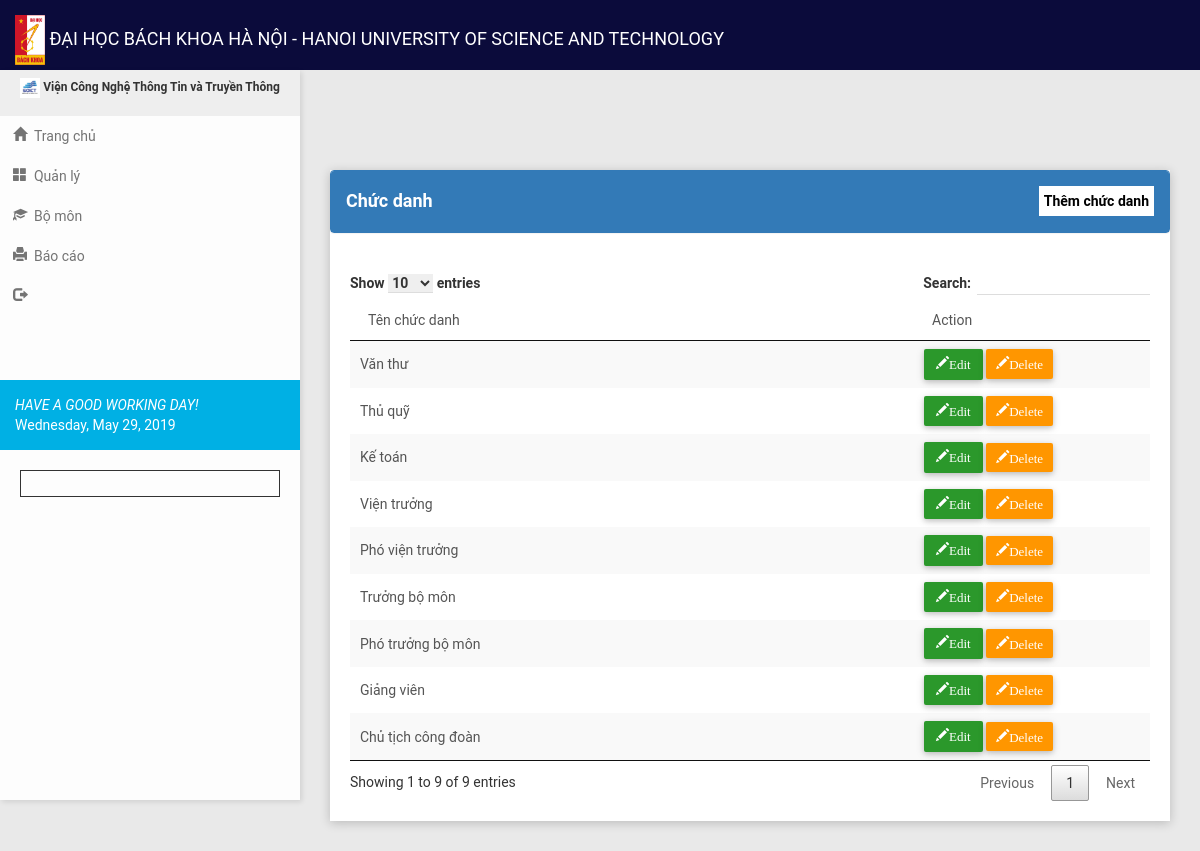
The page /gass_rank_table.php on the database its author committed.
### tables this page shows
CREATE TABLE `tbl_gass_rank` (
  `gass_id` int(3) NOT NULL,
  `gass_name` varchar(50) NOT NULL
);

### gass_rank_table.php (the view, shortened to what this page needs)
<?php
include("header.php");
?>
 <section class="content">
        <div class="container-fluid">
            <div class="row clearfix">
                <div class="col-lg-12 col-md-12 col-sm-12 col-xs-12">
                    <div class="card">
                        <div class = "panel panel-primary">
                            <div class = "panel-heading">
                                <h4>Chức danh</h4>
                                <?php include("add_gass_rank_modal.php"); ?>
                            </div>
                        </div>
                        <div id="print">
                            <div class="body">
                                <table id = "example" class = "stripe" cellspacing = "0" >
                                <thead>
                                    <tr>
                                        <td>Tên chức danh</td>
                                        <td width = "200px">Action</td>
                                    </tr>
                                </thead>
                                <tbody>
                                <?php
                                    include('connect.php');
                                    $display = $con->prepare("SELECT * FROM tbl_gass_rank ORDER BY gass_id ASC");
                                    $display->execute();
                                    $fetch = $display->fetchAll();
                                    foreach($fetch as $key => $row) { ?>
                                <tr>
                                        <td><?php echo $row['gass_name']; ?></td>
                                        <td>
                                            <?php include("edit_gass_rank.php") ?>
                                        </td>
                                    </tr>
                                     <?php
                                     }?>
</section>
<?php
include("script.php");
?>

### edit_gass_rank.php (shortened to what this page needs)
<a class="btn btn-success" href="#edit<?php echo $row['gass_id']?>" data-toggle="modal">
    <span class = "glyphicon glyphicon-pencil" aria-hidden = "true">Edit</span>
</a>
<a class="btn btn-warning btn-sm" href="delete_gass_rank_query.php?gass_id=<?php echo $row['gass_id']?>">
  <span class = "glyphicon glyphicon-pencil" aria-hidden = "true">Delete</span>
</a>
</div>

### rows shown on the page
tbl_gass_rank: gass_name "Văn thư"
tbl_gass_rank: gass_name "Thủ quỹ"
tbl_gass_rank: gass_name "Kế toán"
tbl_gass_rank: gass_name "Viện trưởng"
tbl_gass_rank: gass_name "Phó viện trưởng"
tbl_gass_rank: gass_name "Trưởng bộ môn"
tbl_gass_rank: gass_name "Phó trưởng bộ môn"
tbl_gass_rank: gass_name "Giảng viên"
tbl_gass_rank: gass_name "Chủ tịch công đoàn"
